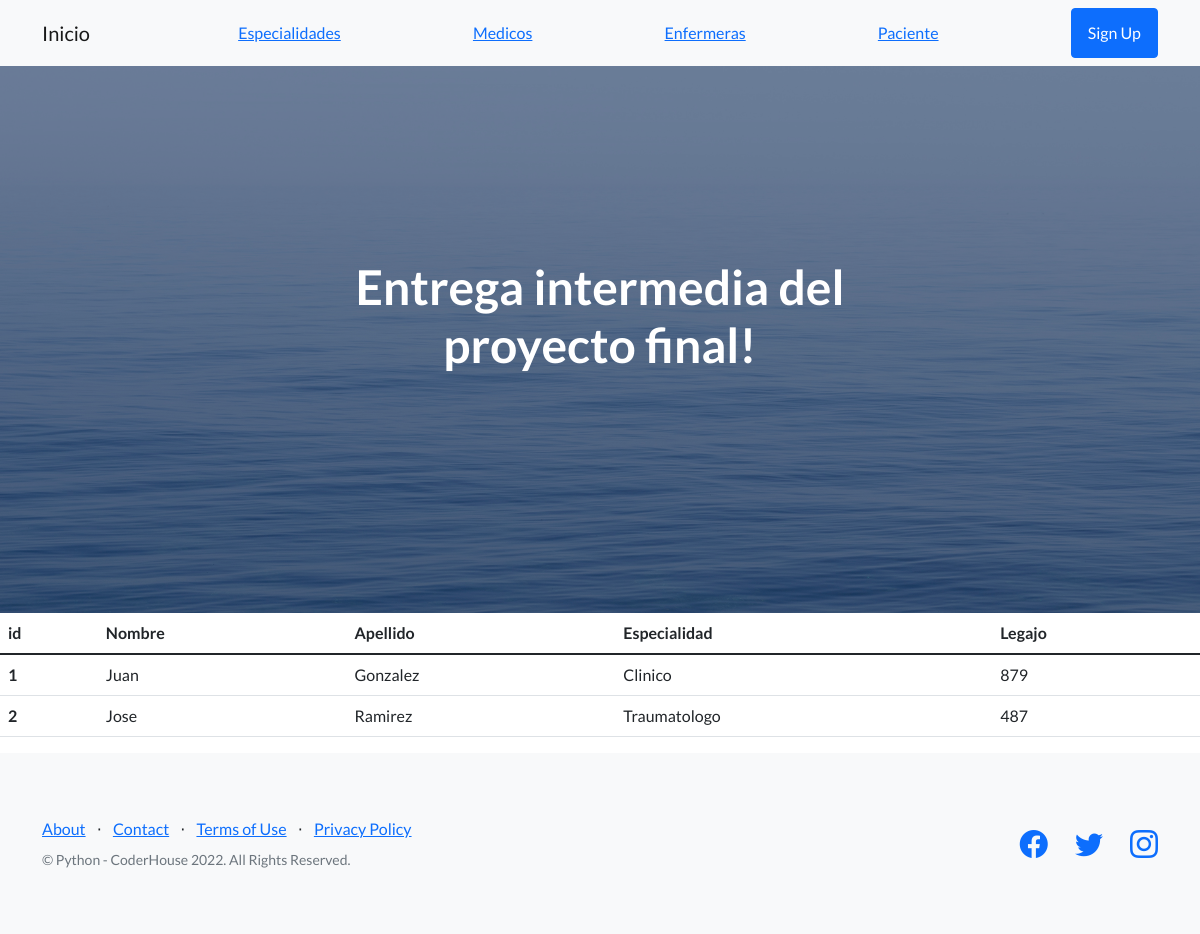
/clinica/medicos, run on an earlier commit of the app's database.
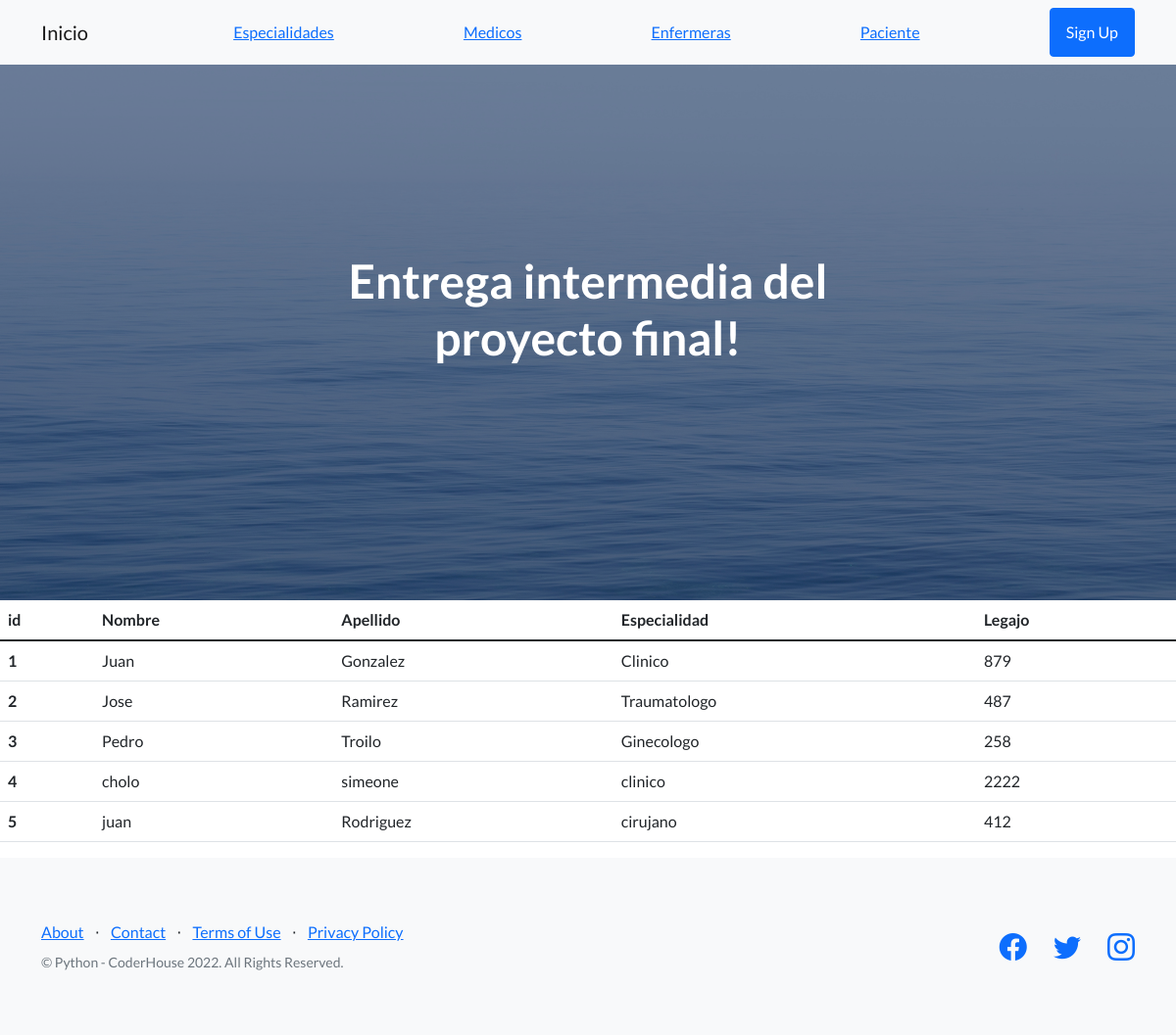
And on a later commit of the database.
### clinica/models.py (models this page shows)
class Medicos(models.Model):
    nombre= models.CharField(max_length=30)
    apellido= models.CharField(max_length=30)
    especialidad= models.CharField(max_length=30)
    legajo = models.IntegerField()

### clinica/views.py (the view)
# urls.py: path("medicos" , views.medicos , name = "medicos"),
def medicos(request):
    medicos = Medicos.objects.all()
    dicc = {"medicos" : medicos}
    plantilla = loader.get_template("medicos.html")
    documento = plantilla.render(dicc)
    return HttpResponse( documento )
    return render(request , "medicos.html")

### clinica/template/medicos.html (shortened to what this page needs)
{% extends "padre.html" %}
{% load static %}
{% block contenido %}
<table class="table">
    <thead>
    <tr>
        <th scope="col">id</th>
        <th scope="col">Nombre</th>
        <th scope="col">Apellido</th>
        <th scope="col">Especialidad</th>
        <th scope="col">Legajo</th>
    </tr>
</thead>
<tbody>
    {% for n in medicos %}
    <tr>
        <th scope="row">{{n.id}}</th>
        <td>{{n.nombre}}</td>
        <td>{{n.apellido}}</td>
        <td>{{n.especialidad}}</td>
        <td>{{n.legajo}}</td>
    </tr>
    {% endfor %}
    </tbody>
</table>
{% endblock %}

### clinica/template/padre.html (shortened to what this page needs)
<!DOCTYPE html>
<html lang="en">
    <head>
        {% load static %}
        <link href="https://cdn.jsdelivr.net/npm/bootstrap-icons@1.5.0/font/bootstrap-icons.css" rel="stylesheet" type="text/css" />
        <link href="{% static 'clinica/css/styles.css' %}" rel="stylesheet" />
    </head>
    <body>
        <nav class="navbar navbar-light bg-light static-top">
            <div class="container">
                <a class="navbar-brand" href="#!">Inicio</a>
                <a class="" href="{% url 'especialidades' %}">Especialidades</a>
                <a class="" href="{% url 'medicos' %}">Medicos</a>
                <a class="" href="{% url 'enfermeras' %}">Enfermeras</a>
                <a class="" href="{% url 'paciente' %}">Paciente</a>
                <a class="btn btn-primary" href="#signup">Sign Up</a>
            </div>
        </nav>
        <header class="masthead">
            <div class="container position-relative">
                <div class="row justify-content-center">
                    <div class="col-xl-6">
                        <div class="text-center text-white">
                            <h1 class="mb-5">Entrega intermedia del proyecto final!</h1>
                        </div>
                    </div>
                </div>
            </div>
        </header>
        {% block contenido %}
        {% endblock %}
        <footer class="footer bg-light">
            <div class="container">
                <div class="row">
                    <div class="col-lg-6 h-100 text-center text-lg-start my-auto">
                        <ul class="list-inline mb-2">
                            <li class="list-inline-item"><a href="#!">About</a></li>
                            <li class="list-inline-item">⋅</li>
                            <li class="list-inline-item"><a href="#!">Contact</a></li>
                            <li class="list-inline-item">⋅</li>
                            <li class="list-inline-item"><a href="#!">Terms of Use</a></li>
                            <li class="list-inline-item">⋅</li>
                            <li class="list-inline-item"><a href="#!">Privacy Policy</a></li>
                        </ul>
                        <p class="text-muted small mb-4 mb-lg-0">&copy; Python - CoderHouse 2022. All Rights Reserved.</p>
                    </div>
                    <div class="col-lg-6 h-100 text-center text-lg-end my-auto">
                        <ul class="list-inline mb-0">
                            <li class="list-inline-item me-4">
                                <a href="#!"><i class="bi-facebook fs-3"></i></a>
                            </li>
                            <li class="list-inline-item me-4">
                                <a href="#!"><i class="bi-twitter fs-3"></i></a>
                            </li>
                            <li class="list-inline-item">
                                <a href="#!"><i class="bi-instagram fs-3"></i></a>
                            </li>
                        </ul>
                    </div>
                </div>
            </div>
        </footer>
    </body>
</html>

What changed in the data, as far as the page shows it:
added Medicos: id "3", nombre "Pedro", apellido "Troilo", especialidad "Ginecologo", legajo "258"
added Medicos: id "4", nombre "cholo", apellido "simeone", especialidad "clinico", legajo "2222"
added Medicos: id "5", nombre "juan", apellido "Rodriguez", especialidad "cirujano", legajo "412"
